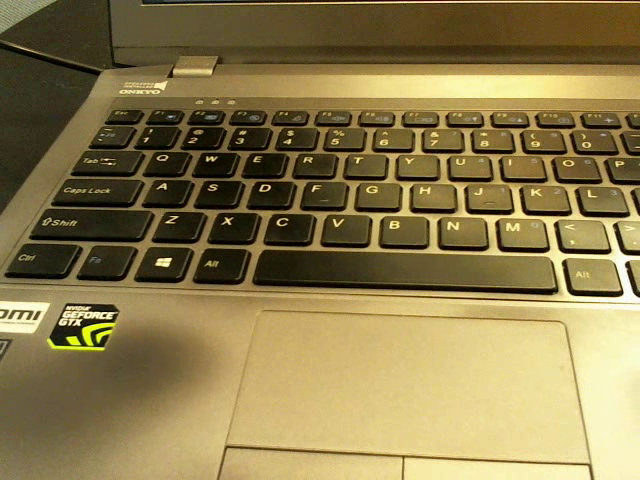
#> input picture frame 9 of keyboard-vid-trimmed.avi, 640 x 480 px, given in place of chess.MP4, which was not available
$ python undistort.py   (Python 2 division)
#> lines starting #> are read from the running program, lines starting #| are printed output that depends on the picture
import numpy as np
import cv2

video_name = 'chess'

cap = cv2.VideoCapture(video_name + '.MP4')

frame_num = 0

'''
# GoPro studio processed
camera_matrix = np.matrix(  [[ 282.3554769,   0.           , 316.8959948 ],
                             [   0.       ,   282.37401685 , 245.18105368],
                             [   0.       ,   0.           , 1.          ]])

dist_coeffs = np.array([-0.00999921,  0.01087428,  0.00470071, -0.00068435, -0.00136128])
'''
'''
#RMS: 1.64458559933
camera_matrix = np.matrix(  [[ 887.85486526,    0.        ,  963.9280898 ],
                             [   0.        ,  885.03581399,  553.1136225 ],
                             [   0.        ,    0.        ,    1.        ]])
dist_coeffs = np.array([-0.28549717,  0.19031869,  0.00249047,  0.00037897, -0.22055651])
'''

#RMS: 0.319998257005
camera_matrix = np.matrix(  [[ 402.08205919,    0.        ,  316.8862338 ],
                             [   0.        ,  533.80324003,  215.57511076],
                             [   0.        ,    0.        ,    1.        ]])
dist_coeffs = np.array([-0.24311993, -0.08282824,  0.0023221,   0.00051102,  0.14457063])

while(cap.isOpened()):
    ret, frame = cap.read()
#> frame is the input picture: shape (480, 640, 3); mean B, G, R 76.8, 122.7, 138.9
    if ret == False:
        break

    resized_image = cv2.resize(frame, (640, 480))

    # undistort!
    corrected = cv2.undistort(resized_image, camera_matrix, dist_coeffs)
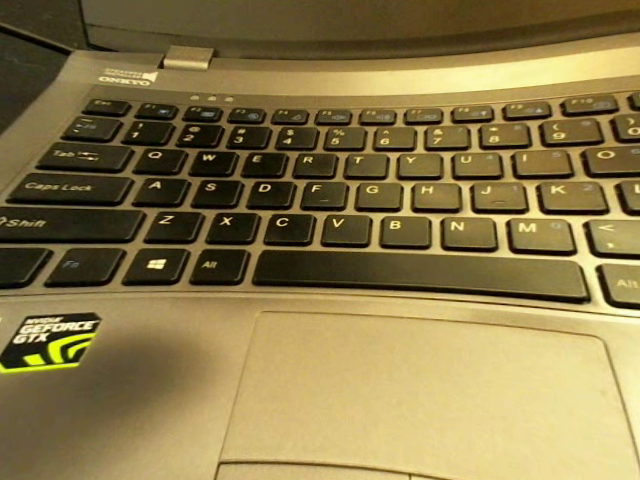
#> corrected: shape (480, 640, 3); mean B, G, R 74.1, 121.2, 138


    cv2.imwrite(video_name + '_undistorted/' + str(frame_num).zfill(6)+".png", corrected)

    #cv2.imshow('frame', frame)
    #cv2.imshow('corrected', corrected)

    frame_num += 1

    # [5 lines of commented-out code are left out]

print "Done"
cv2.waitKey(1)
cap.release()
cv2.destroyAllWindows()

$ run again, starting later in the video
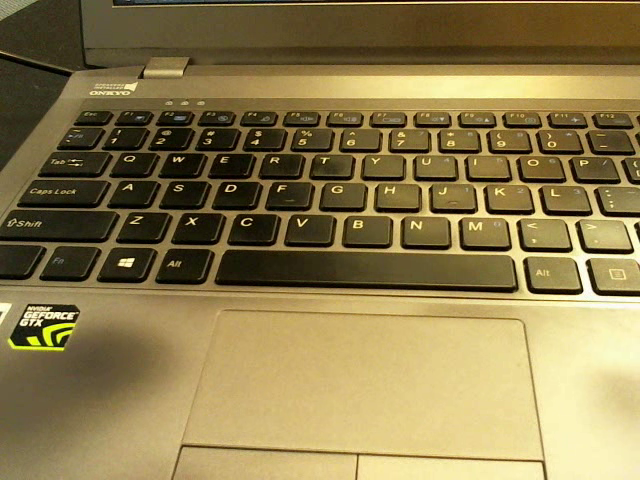
#> input picture frame 44 of keyboard-vid-trimmed.avi, 640 x 480 px, given in place of chess.MP4, which was not available
#> frame is the input picture: shape (480, 640, 3); mean B, G, R 77.8, 123.7, 140.3
#> `corrected = cv2.undistort(resized_image, camera_matrix, dist_coeffs)`:
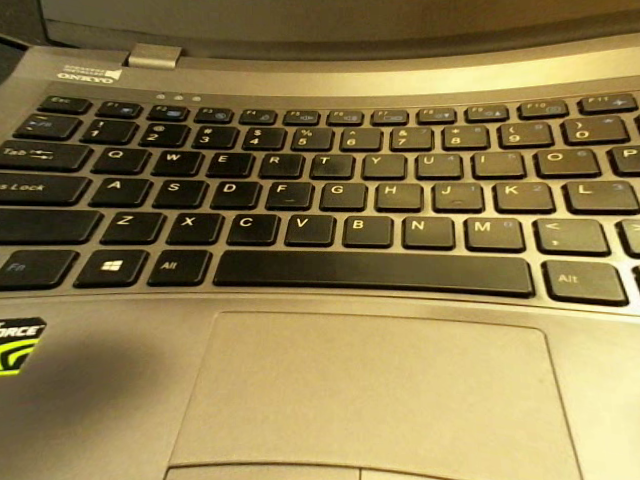
#> corrected: shape (480, 640, 3); mean B, G, R 76.3, 122.9, 140.1

$ run again, starting later in the video
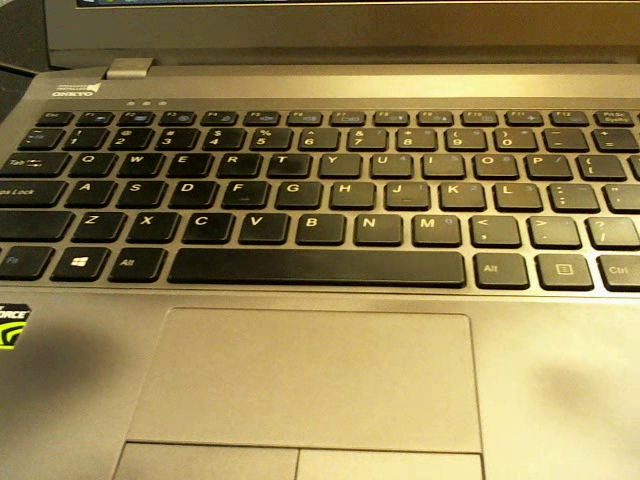
#> input picture frame 79 of keyboard-vid-trimmed.avi, 640 x 480 px, given in place of chess.MP4, which was not available
#> frame is the input picture: shape (480, 640, 3); mean B, G, R 79.9, 126.8, 143.4
#> `corrected = cv2.undistort(resized_image, camera_matrix, dist_coeffs)`:
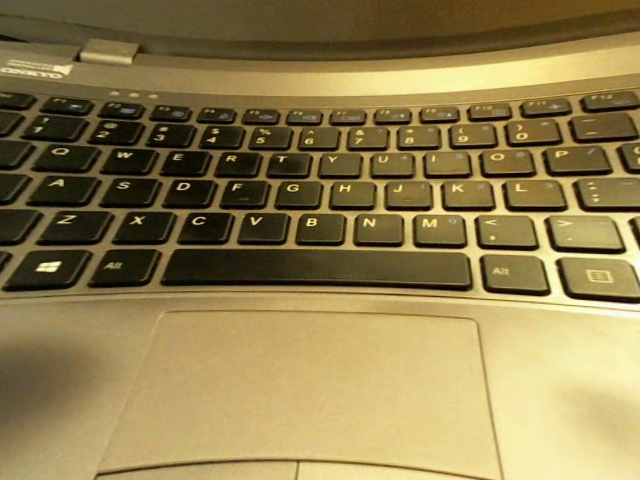
#> corrected: shape (480, 640, 3); mean B, G, R 78.6, 126.5, 143.8
